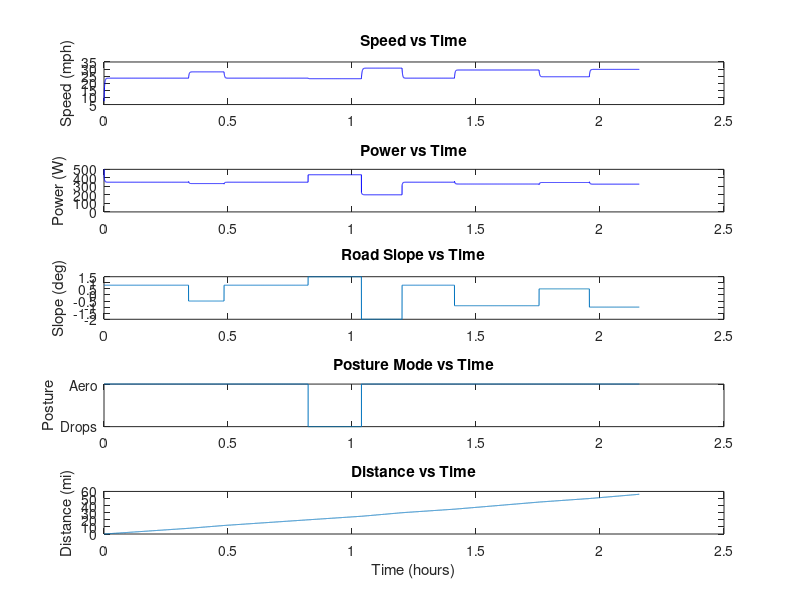

The MATLAB source for this figure:
% Parameters
m = 69.4;
g = 9.81;
C_rr = 0.003;
rho = 1.2;
C_d = 1.0;
% Hill's parameters
F0 = 1500;
a = 100;
b = 0.5;
r = 5;

% Frontal area (m^2)
HOODS = 1; DROPS = 2; AERO = 3; PLANK = 4;
A_vals = [0.363, 0.343, 0.323, 0.118];

% Change the following for different simulations
controller_type = 'adaptive';   % 'steady' for steady effort, 'adaptive' for adaptive pacing
course_type = 'ironman';      % 'repeating' for repeating 0/5/-5 deg hills, 'ironman' for Western Mass course

%% Course definitions
total_distance_m = 90.1 * 1000;
if strcmpi(course_type, 'repeating')
    segment_length_m = 5 * 1609.34;
else
    segment_lengths_m = [8, 4, 8, 5, 5, 5, 10, 5, 6] * 1609.34;
    segment_slopes_deg = [0.8, -0.5, 0.8, 1.5, -2.0, 0.8, -0.88, 0.5, -1.0];
    cum_segment_dist = cumsum(segment_lengths_m);
    current_segment = 1;
end

%% Simulation initialized
dt = 1.0;
time = 0;
distance = 0;
V = 0;

time_history = [];
speed_history = [];
power_history = [];
posture_history = [];
slope_history = [];
distance_history = [];

%% Simulation
while distance < total_distance_m
    if strcmpi(course_type, 'repeating')
        dist_miles = distance / 1609.34;
        segment_pos = mod(dist_miles, 15);
        if segment_pos < 5
            theta_deg = 0;
        elseif segment_pos < 10
            theta_deg = 5;
        else
            theta_deg = -5;
        end
    else
        if current_segment <= length(cum_segment_dist) && distance >= cum_segment_dist(current_segment)
            current_segment = current_segment + 1;
        end
        if current_segment > length(segment_slopes_deg)
            theta_deg = segment_slopes_deg(end);
        else
            theta_deg = segment_slopes_deg(current_segment);
        end
    end

    if theta_deg > 3
        posture = HOODS;
    elseif theta_deg > 1
        posture = DROPS;
    elseif theta_deg > -3
        posture = AERO;
    else
        posture = PLANK;
    end

    if strcmpi(controller_type, 'steady')
        alpha = 0.8;
        if posture == PLANK
            alpha = 0;
        end
    else
        if theta_deg >= 1
            alpha = 1.0;
        elseif theta_deg >= -1
            alpha = 0.8;
        elseif theta_deg >= -3
            alpha = 0.5;
        else
            alpha = 0.0;
        end
    end

    v_muscle = V / r;
    F_muscle = (b * (F0 + a) / (v_muscle + b)) - a;
    if F_muscle < 0
        F_muscle = 0;
    end
    F_drive = alpha * F_muscle / r;

    F_gravity = m * g * sind(theta_deg);
    F_roll = m * g * C_rr;
    A = A_vals(posture);
    F_aero = 0.5 * rho * C_d * A * V^2;
    F_resist = F_roll + F_gravity + F_aero;

    acc = (F_drive - F_resist) / m;
    V = V + acc * dt;
    if V < 0
        V = 0;
    end
    distance = distance + V * dt;
    time = time + dt;

    power = F_drive * V;
    V_mph = V * 2.23694;

    time_history(end+1) = time;
    speed_history(end+1) = V_mph;
    power_history(end+1) = power;
    posture_history(end+1) = posture;
    slope_history(end+1) = theta_deg;
    distance_history(end+1) = distance;
end

%% Performance summary
total_time = time;
hours = floor(total_time / 3600);
minutes = floor(mod(total_time, 3600) / 60);
seconds = mod(total_time, 60);
avg_speed_mps = distance / total_time;
avg_speed_mph = avg_speed_mps * 2.23694;
fprintf('Controller: %s, Course: %s\n', controller_type, course_type);
fprintf('Total time to complete 56 miles: %d h %d min %.1f s\n', hours, minutes, seconds);
fprintf('Average speed: %.2f mph (%.2f m/s)\n', avg_speed_mph, avg_speed_mps);
if sum(power_history) > 0
    avg_power = mean(power_history(power_history > 0));
    fprintf('Average power output (while pedaling): %.1f W\n', avg_power);
end

%% Results
time_hours = time_history / 3600;
figure;
subplot(5,1,1);
plot(time_hours, speed_history, 'b');
ylabel('Speed (mph)');
title('Speed vs Time');

subplot(5,1,2);
plot(time_hours, power_history, 'b');
ylabel('Power (W)');
title('Power vs Time');
ylim([0 500]);

subplot(5,1,3);
plot(time_hours, slope_history);
ylabel('Slope (deg)');
title('Road Slope vs Time');

subplot(5,1,4);
stairs(time_hours, posture_history);
yticks([HOODS, DROPS, AERO, PLANK]);
yticklabels({'Hoods','Drops','Aero','Plank'});
ylabel('Posture');
title('Posture Mode vs Time');

subplot(5,1,5);
plot(time_hours, distance_history / 1609.34);
ylabel('Distance (mi)');
xlabel('Time (hours)');
title('Distance vs Time');
